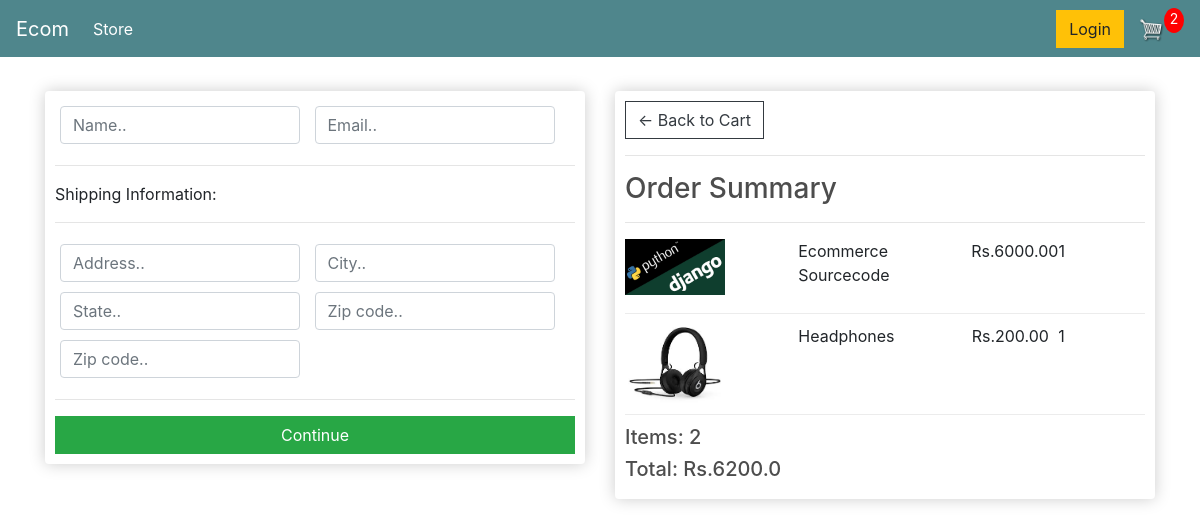
Screenshot of /checkout/ (signed in) with the database file from the repository.
### stores/models.py (models this page shows, shortened)
class OrderItem(models.Model):
    product = models.ForeignKey(Product, on_delete=models.SET_NULL, null=True)
    order = models.ForeignKey(Order, on_delete=models.SET_NULL, null=True)
    quantity =  models.IntegerField(default=0)
    date_added = models.DateTimeField(auto_now_add=True)
    @property
    def get_total(self):
        total = self.product.price * self.quantity
        return total

class Product(models.Model):
    name = models.CharField(max_length=20)
    price = models.FloatField()
    digital = models.BooleanField(default=False, null=True, blank=True)
    image = models.ImageField(null=True, blank=True)
    @property
    def imageURL(self):
        try:
            url = self.image.url
        except:
            url = ''
        return url

class Order(models.Model):
    customer = models.ForeignKey(Customer, on_delete=models.CASCADE, null=True, blank=True)
    dete_ordered = models.DateTimeField(auto_now_add=True)
    complete = models.BooleanField(default=False)
    transaction_id = models.CharField(max_length=20, null=True)
    @property
    def shipping(self):
        shipping = False
        orderitems = self.orderitem_set.all()
        for i in orderitems:
            if i.product.digital == False:
                shipping = True
        return shipping
    @property
    def get_cart_total(self):
        orderitems = self.orderitem_set.all()
        total = sum([item.get_total for item in orderitems])
        return total
    @property
    def get_cart_items(self):
        orderitems = self.orderitem_set.all()
        total = sum([item.quantity for item in orderitems])
        return total

### stores/views.py (the view)
# urls.py: path("checkout/", views.checkout, name="checkout"),
def checkout(request):
    if request.user.is_authenticated:
        customer = request.user.customer
        order, created = Order.objects.get_or_create(customer=customer, complete=False)
        items = order.orderitem_set.all()
        cartitems = order.get_cart_items
    else:
        items = []
        order = {'get_cart_total': 0, "get_cart_items": 0, 'shipping':False}
        cartitems = order['get_cart_items']
    context = {"items": items, "order":order, 'cartitems': cartitems}
    return render(request, "stores/checkout.html", context)

### stores/templates/stores/checkout.html (shortened to what this page needs)
{% extends 'stores/main.html' %}
{% load static %}
{% block content %}
     <div class="row">
		<div class="col-lg-6">
			<div class="box-element" id="form-wrapper">
				<form id="form">
					<div id="user-info">
						<div class="form-field">
							<input required class="form-control" type="text" name="name" placeholder="Name..">
						</div>
						<div class="form-field">
							<input required class="form-control" type="email" name="email" placeholder="Email..">
						</div>
					</div>
					<div id="shipping-info">
						<hr>
						<p>Shipping Information:</p>
						<hr>
						<div class="form-field">
							<input class="form-control" type="text" name="address" placeholder="Address..">
						</div>
						<div class="form-field">
							<input class="form-control" type="text" name="city" placeholder="City..">
						</div>
						<div class="form-field">
							<input class="form-control" type="text" name="state" placeholder="State..">
						</div>
						<div class="form-field">
							<input class="form-control" type="text" name="zipcode" placeholder="Zip code..">
						</div>
						<div class="form-field">
							<input class="form-control" type="text" name="country" placeholder="Zip code..">
						</div>
					</div>
					<hr>
					<input id="form-button" class="btn btn-success btn-block" type="submit" value="Continue">
				</form>
			</div>
			<br>
		</div>
		<div class="col-lg-6">
			<div class="box-element">
				<a  class="btn btn-outline-dark" href="{% url 'cart' %}">&#x2190; Back to Cart</a>
				<hr>
				<h3>Order Summary</h3>
				<hr>
				{% for item in items %}
				<div class="cart-row">
					<div style="flex:2"><img class="row-image" src="{{ item.product.imageURL }}"></div>
					<div style="flex:2"><p>{{ item.product.name }}</p></div>
					<div style="flex:1"><p>Rs.{{item.product.price|floatformat:2 }}</p></div>
					<div style="flex:1"><p>{{ item.quantity }}</p></div>
				</div>
				{% endfor %}
				<h5>Items:  {{ order.get_cart_items }}</h5>
				<h5>Total:   Rs.{{ order.get_cart_total }}</h5>
			</div>
		</div>
	</div>
{% endblock content %}

### static/css/main.css (style rules this page uses)
h1,h2,h3,h4,h5,h6 { color:hsl(0, 0%, 30%); }
.box-element { box-shadow:hsl(0, 0%, 80%) 0 0 16px; background-color: #fff; border-radius: 4px; padding: 10px; }
.col-lg-4, .col-lg-6, .col-lg-8, .col-lg-12 { margin-top: 10px; }
.btn { border-radius: 0; }
.row-image { width: 100px; }
.form-field { width:250px; display: inline-block; padding: 5px; }
.cart-row { display: flex; align-items: flex-stretch; padding-bottom: 10px; margin-bottom: 10px; border-bottom: 1px solid #ececec; }

### rows the page displays
OrderItem: product.imageURL (picture), product.name "Ecommerce Sourcecode", product.price "6000.00", quantity "1"
OrderItem: product.imageURL (picture), product.name "Headphones", product.price "200.00", quantity "1"
Order: get_cart_items "2", get_cart_total "6200.0"

### other values shown
{{ cartitems }} "2"
